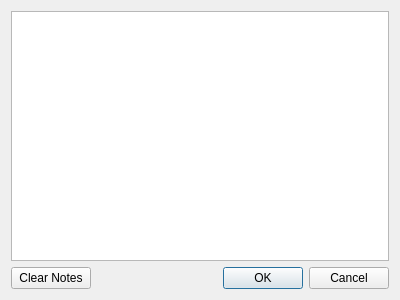
<?xml version="1.0" encoding="UTF-8"?>
<ui version="4.0">
 <class>CampaignNotesDialog</class>
 <widget class="QDialog" name="CampaignNotesDialog">
  <property name="geometry">
   <rect>
    <x>0</x>
    <y>0</y>
    <width>400</width>
    <height>300</height>
   </rect>
  </property>
  <property name="windowTitle">
   <string>Campaign Notes</string>
  </property>
  <layout class="QVBoxLayout" name="verticalLayout">
   <item>
    <widget class="QPlainTextEdit" name="plainTextEdit"/>
   </item>
   <item>
    <layout class="QHBoxLayout" name="horizontalLayout">
     <item>
      <widget class="QPushButton" name="btnClear">
       <property name="text">
        <string>Clear Notes</string>
       </property>
      </widget>
     </item>
     <item>
      <spacer name="horizontalSpacer">
       <property name="orientation">
        <enum>Qt::Horizontal</enum>
       </property>
       <property name="sizeHint" stdset="0">
        <size>
         <width>40</width>
         <height>20</height>
        </size>
       </property>
      </spacer>
     </item>
     <item>
      <widget class="QDialogButtonBox" name="buttonBox">
       <property name="orientation">
        <enum>Qt::Horizontal</enum>
       </property>
       <property name="standardButtons">
        <set>QDialogButtonBox::Cancel|QDialogButtonBox::Ok</set>
       </property>
      </widget>
     </item>
    </layout>
   </item>
  </layout>
 </widget>
 <resources/>
 <connections>
  <connection>
   <sender>buttonBox</sender>
   <signal>accepted()</signal>
   <receiver>CampaignNotesDialog</receiver>
   <slot>accept()</slot>
   <hints>
    <hint type="sourcelabel">
     <x>248</x>
     <y>254</y>
    </hint>
    <hint type="destinationlabel">
     <x>157</x>
     <y>274</y>
    </hint>
   </hints>
  </connection>
  <connection>
   <sender>buttonBox</sender>
   <signal>rejected()</signal>
   <receiver>CampaignNotesDialog</receiver>
   <slot>reject()</slot>
   <hints>
    <hint type="sourcelabel">
     <x>316</x>
     <y>260</y>
    </hint>
    <hint type="destinationlabel">
     <x>286</x>
     <y>274</y>
    </hint>
   </hints>
  </connection>
  <connection>
   <sender>btnClear</sender>
   <signal>clicked()</signal>
   <receiver>plainTextEdit</receiver>
   <slot>clear()</slot>
   <hints>
    <hint type="sourcelabel">
     <x>49</x>
     <y>278</y>
    </hint>
    <hint type="destinationlabel">
     <x>199</x>
     <y>134</y>
    </hint>
   </hints>
  </connection>
 </connections>
</ui>
